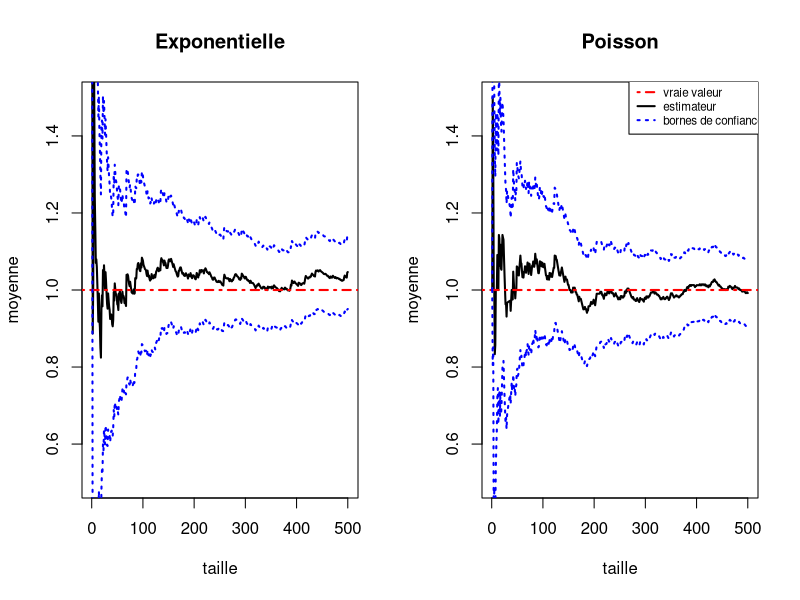

Here is the R script that generated this plot:

n=500
x1=rexp(n)
x2=rpois(n,1)
mu1=(cumsum(x1))/(1:n)
mu2=(cumsum(x2))/(1:n)
ss1=cumsum((x1-mu1)^2)
s1=c(ss1[1],ss1[2:n]/(1:(n-1)))
sd1<-sqrt(s1)

ss2=cumsum((x2-mu2)^2)
s2=c(ss2[1],ss2[2:n]/(1:(n-1)))
sd2<-sqrt(s2)

q=qt(0.975,n-1)

ice1=mu1-q*sd1/sqrt(1:n)
ice2=mu1+q*sd1/sqrt(1:n)

icp1=mu2-q*sd2/sqrt(1:n)
icp2=mu2+q*sd2/sqrt(1:n)


op<-par(mfrow=c(1,2))
plot(mu1,type="l",ylab="moyenne",xlab="taille",ylim=c(0.5,1.5),lwd=2,main="Exponentielle")
abline(h=1,lty=4,col="red",lwd=2)
lines(ice1,col="blue",lty=3,lwd=2)
lines(ice2,col="blue",lty=3,lwd=2)

plot(mu2,type="l",ylab="moyenne",xlab="taille",ylim=c(0.5,1.5),lwd=2,main="Poisson")
abline(h=1,,lty=4,col="red",lwd=2)
lines(icp1,col="blue",lty=3,lwd=2)
lines(icp2,col="blue",lty=3,lwd=2)
par(op)

legend(435,1.55,c("vraie valeur","estimateur","bornes de confiance"),lwd=c(2,2,2),lty=c(4,1,3),col=c("red","black","blue"),cex=0.7)

